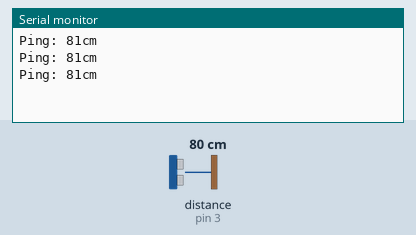
This sketch was run on a simulated Arduino Uno, built with avr-gcc and run on an emulated ATmega328P. Shown: the last lines printed to the serial monitor. The test bench sets the inputs (shaded band); at power-on: distance to the obstacle (sensor on pin 3) 80 cm. The echo pulse lasts 58.3 µs per cm.

Above: at 1.4 s.
1.5 s: distance to the obstacle (sensor on pin 3) set to 2 cm
At 2.2 s:
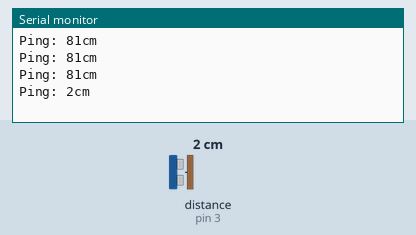
3.0 s: distance to the obstacle (sensor on pin 3) set to 250 cm
At 3.8 s:
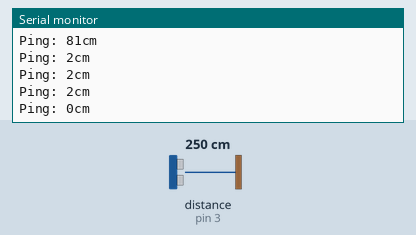
Timing chart, 0 to 6.0 s (numbered marks = the images above; inputs shaded):
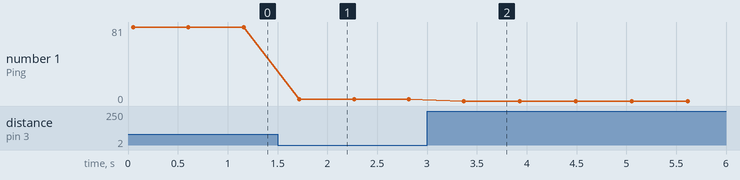

Measured:
- after the input at 1.5 s, the serial monitor: prints a new line after 0.22 s (image 1)
- after the input at 3.0 s, the serial monitor: prints a new line after 0.37 s (image 2)
- plotted number 1: 81 → 2 after the input at 1.5 s, 2 → 0 after the input at 3.0 s

The sketch:

detect.ino
```cpp
#include <NewPing.h>

// Author: Kris Monsen, 2015
// Credit (where credit is due) & lookups:  johnag (Ultrasonic example @instructables, http://bit.ly/1jBrk0R), Tim Eckel (NewPing-library, http://bit.ly/1pYs3OV)

#define echoPin 3
#define trigPin 4
#define maxDistance 200

NewPing ultrasonic(trigPin, echoPin, maxDistance);

void setup() {
  Serial.begin(9600);
}

void loop() {
  delay(50);                     // Wait 50ms between pings (about 20 pings/sec). 29ms should be the shortest delay between pings.
  Serial.print("Ping: ");
  Serial.print(ultrasonic.ping_cm()); // Send ping, get distance in cm and print result (0 = outside set distance range)
  Serial.println("cm");

  delay(500);
}
```
